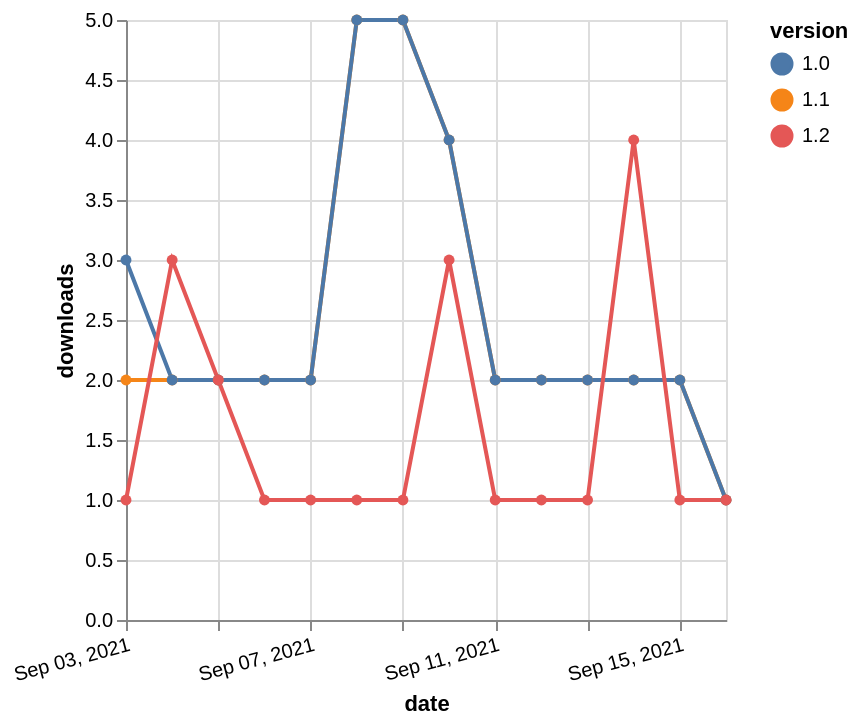

Here is the Vega-Lite specification saved for this chart:
### Vega-Lite specification from a JSON file in a GitHub repository (floating-point values rounded to 4 significant figures)
{"$schema": "https://vega.github.io/schema/vega-lite/v5.json", "description": "A simple bar chart with embedded data.", "data": {"values": [{"date": "2021-09-03", "total": 3082, "delta": 2, "version": "1.1"}, {"date": "2021-09-04", "total": 3084, "delta": 2, "version": "1.1"}, {"date": "2021-09-05", "total": 3086, "delta": 2, "version": "1.1"}, {"date": "2021-09-06", "total": 3088, "delta": 2, "version": "1.1"}, {"date": "2021-09-07", "total": 3090, "delta": 2, "version": "1.1"}, {"date": "2021-09-08", "total": 3095, "delta": 5, "version": "1.1"}, {"date": "2021-09-09", "total": 3100, "delta": 5, "version": "1.1"}, {"date": "2021-09-10", "total": 3104, "delta": 4, "version": "1.1"}, {"date": "2021-09-11", "total": 3106, "delta": 2, "version": "1.1"}, {"date": "2021-09-12", "total": 3108, "delta": 2, "version": "1.1"}, {"date": "2021-09-13", "total": 3110, "delta": 2, "version": "1.1"}, {"date": "2021-09-14", "total": 3112, "delta": 2, "version": "1.1"}, {"date": "2021-09-15", "total": 3114, "delta": 2, "version": "1.1"}, {"date": "2021-09-16", "total": 3115, "delta": 1, "version": "1.1"}, {"date": "2021-09-03", "total": 3123, "delta": 3, "version": "1.0"}, {"date": "2021-09-04", "total": 3125, "delta": 2, "version": "1.0"}, {"date": "2021-09-05", "total": 3127, "delta": 2, "version": "1.0"}, {"date": "2021-09-06", "total": 3129, "delta": 2, "version": "1.0"}, {"date": "2021-09-07", "total": 3131, "delta": 2, "version": "1.0"}, {"date": "2021-09-08", "total": 3136, "delta": 5, "version": "1.0"}, {"date": "2021-09-09", "total": 3141, "delta": 5, "version": "1.0"}, {"date": "2021-09-10", "total": 3145, "delta": 4, "version": "1.0"}, {"date": "2021-09-11", "total": 3147, "delta": 2, "version": "1.0"}, {"date": "2021-09-12", "total": 3149, "delta": 2, "version": "1.0"}, {"date": "2021-09-13", "total": 3151, "delta": 2, "version": "1.0"}, {"date": "2021-09-14", "total": 3153, "delta": 2, "version": "1.0"}, {"date": "2021-09-15", "total": 3155, "delta": 2, "version": "1.0"}, {"date": "2021-09-16", "total": 3156, "delta": 1, "version": "1.0"}, {"date": "2021-09-03", "total": 754, "delta": 1, "version": "1.2"}, {"date": "2021-09-04", "total": 757, "delta": 3, "version": "1.2"}, {"date": "2021-09-05", "total": 759, "delta": 2, "version": "1.2"}, {"date": "2021-09-06", "total": 760, "delta": 1, "version": "1.2"}, {"date": "2021-09-07", "total": 761, "delta": 1, "version": "1.2"}, {"date": "2021-09-08", "total": 762, "delta": 1, "version": "1.2"}, {"date": "2021-09-09", "total": 763, "delta": 1, "version": "1.2"}, {"date": "2021-09-10", "total": 766, "delta": 3, "version": "1.2"}, {"date": "2021-09-11", "total": 767, "delta": 1, "version": "1.2"}, {"date": "2021-09-12", "total": 768, "delta": 1, "version": "1.2"}, {"date": "2021-09-13", "total": 769, "delta": 1, "version": "1.2"}, {"date": "2021-09-14", "total": 773, "delta": 4, "version": "1.2"}, {"date": "2021-09-15", "total": 774, "delta": 1, "version": "1.2"}, {"date": "2021-09-16", "total": 775, "delta": 1, "version": "1.2"}]}, "width": "container", "mark": {"type": "line", "point": {"filled": true}}, "encoding": {"x": {"field": "date", "type": "temporal", "timeUnit": "yearmonthdate", "title": "date", "axis": {"labelAngle": -15}}, "y": {"field": "delta", "type": "quantitative", "title": "downloads"}, "color": {"field": "version", "type": "nominal"}, "tooltip": {"field": "delta"}}}
